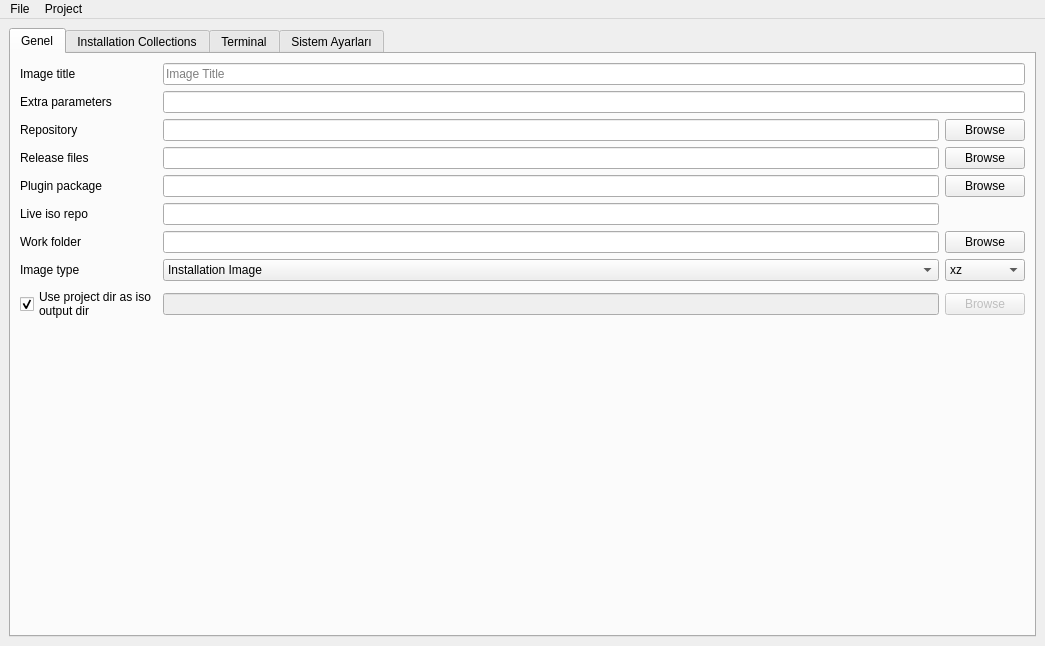
<?xml version="1.0" encoding="UTF-8"?>
<ui version="4.0">
 <class>MainWindow</class>
 <widget class="QMainWindow" name="MainWindow">
  <property name="geometry">
   <rect>
    <x>0</x>
    <y>0</y>
    <width>1045</width>
    <height>646</height>
   </rect>
  </property>
  <property name="windowTitle">
   <string>Pisi Iso Creator</string>
  </property>
  <property name="windowIcon">
   <iconset resource="raw.qrc">
    <normaloff>:/raw/pics/pisi-logo-magenta64x64.png</normaloff>:/raw/pics/pisi-logo-magenta64x64.png</iconset>
  </property>
  <widget class="QWidget" name="centralwidget">
   <layout class="QGridLayout" name="gridLayout_5">
    <item row="0" column="0">
     <widget class="QTabWidget" name="tabWidget">
      <property name="currentIndex">
       <number>0</number>
      </property>
      <widget class="QWidget" name="tab">
       <attribute name="title">
        <string>Genel</string>
       </attribute>
       <layout class="QGridLayout" name="gridLayout_2">
        <item row="0" column="0">
         <layout class="QGridLayout" name="gridLayout">
          <item row="8" column="1" colspan="2">
           <widget class="QLineEdit" name="le_iso_output_dir">
            <property name="enabled">
             <bool>false</bool>
            </property>
            <property name="toolTip">
             <string>Path to the local directory which contains metadata about the image like the release notes, etc.</string>
            </property>
           </widget>
          </item>
          <item row="2" column="0">
           <widget class="QLabel" name="label_3">
            <property name="text">
             <string>Repository</string>
            </property>
           </widget>
          </item>
          <item row="2" column="1" colspan="2">
           <widget class="QLineEdit" name="lineRepository">
            <property name="toolTip">
             <string>Local or remote URL of the repository index from which the image will be created</string>
            </property>
           </widget>
          </item>
          <item row="1" column="0">
           <widget class="QLabel" name="label_5">
            <property name="sizePolicy">
             <sizepolicy hsizetype="Fixed" vsizetype="Preferred">
              <horstretch>0</horstretch>
              <verstretch>0</verstretch>
             </sizepolicy>
            </property>
            <property name="text">
             <string>Extra parameters</string>
            </property>
           </widget>
          </item>
          <item row="0" column="1" colspan="3">
           <widget class="QLineEdit" name="lineTitle">
            <property name="toolTip">
             <string>The title of the Pardus image</string>
            </property>
            <property name="placeholderText">
             <string>Image Title</string>
            </property>
           </widget>
          </item>
          <item row="1" column="1" colspan="3">
           <widget class="QLineEdit" name="lineParameters">
            <property name="toolTip">
             <string>Extra parameters to pass to the kernel command line during boot.</string>
            </property>
           </widget>
          </item>
          <item row="6" column="1" colspan="2">
           <widget class="QLineEdit" name="lineWorkFolder">
            <property name="toolTip">
             <string>Path to the directory where Pardusman will work and create the related files and directories</string>
            </property>
           </widget>
          </item>
          <item row="6" column="3">
           <widget class="QPushButton" name="pushBrowseWorkFolder">
            <property name="text">
             <string>Browse</string>
            </property>
           </widget>
          </item>
          <item row="4" column="0">
           <widget class="QLabel" name="label_6">
            <property name="text">
             <string>Plugin package</string>
            </property>
           </widget>
          </item>
          <item row="7" column="3">
           <widget class="QComboBox" name="comboCompression">
            <item>
             <property name="text">
              <string>xz</string>
             </property>
            </item>
            <item>
             <property name="text">
              <string>gzip</string>
             </property>
            </item>
            <item>
             <property name="text">
              <string>lzma</string>
             </property>
            </item>
            <item>
             <property name="text">
              <string>lzo</string>
             </property>
            </item>
            <item>
             <property name="text">
              <string>zstd</string>
             </property>
            </item>
           </widget>
          </item>
          <item row="3" column="3">
           <widget class="QPushButton" name="pushBrowseReleaseFiles">
            <property name="text">
             <string>Browse</string>
            </property>
           </widget>
          </item>
          <item row="5" column="0">
           <widget class="QLabel" name="label_8">
            <property name="text">
             <string>Live iso repo</string>
            </property>
           </widget>
          </item>
          <item row="3" column="1" colspan="2">
           <widget class="QLineEdit" name="lineReleaseFiles">
            <property name="toolTip">
             <string>Path to the local directory which contains metadata about the image like the release notes, etc.</string>
            </property>
           </widget>
          </item>
          <item row="7" column="0">
           <widget class="QLabel" name="label_7">
            <property name="text">
             <string>Image type</string>
            </property>
           </widget>
          </item>
          <item row="8" column="0">
           <widget class="QCheckBox" name="check_use_project_dir">
            <property name="text">
             <string>Use project dir as iso
output dir</string>
            </property>
            <property name="checked">
             <bool>true</bool>
            </property>
           </widget>
          </item>
          <item row="6" column="0">
           <widget class="QLabel" name="label_2">
            <property name="text">
             <string>Work folder</string>
            </property>
           </widget>
          </item>
          <item row="8" column="3">
           <widget class="QPushButton" name="btn_browse_iso_output_dir">
            <property name="enabled">
             <bool>false</bool>
            </property>
            <property name="text">
             <string>Browse</string>
            </property>
           </widget>
          </item>
          <item row="3" column="0">
           <widget class="QLabel" name="label_4">
            <property name="text">
             <string>Release files</string>
            </property>
           </widget>
          </item>
          <item row="5" column="1" colspan="2">
           <widget class="QLineEdit" name="lineLiveIsoRepo">
            <property name="text">
             <string/>
            </property>
            <property name="placeholderText">
             <string/>
            </property>
           </widget>
          </item>
          <item row="4" column="3">
           <widget class="QPushButton" name="pushBrowsePluginPackage">
            <property name="text">
             <string>Browse</string>
            </property>
           </widget>
          </item>
          <item row="4" column="1" colspan="2">
           <widget class="QLineEdit" name="linePluginPackage"/>
          </item>
          <item row="2" column="3">
           <widget class="QPushButton" name="pushBrowseRepository">
            <property name="sizePolicy">
             <sizepolicy hsizetype="Fixed" vsizetype="Fixed">
              <horstretch>0</horstretch>
              <verstretch>0</verstretch>
             </sizepolicy>
            </property>
            <property name="text">
             <string>Browse</string>
            </property>
           </widget>
          </item>
          <item row="7" column="1" colspan="2">
           <widget class="QComboBox" name="comboType">
            <item>
             <property name="text">
              <string>Installation Image</string>
             </property>
            </item>
            <item>
             <property name="text">
              <string>Live Image</string>
             </property>
            </item>
           </widget>
          </item>
          <item row="0" column="0">
           <widget class="QLabel" name="label">
            <property name="text">
             <string>Image title</string>
            </property>
           </widget>
          </item>
         </layout>
        </item>
        <item row="1" column="0">
         <spacer name="verticalSpacer">
          <property name="sizeHint" stdset="0">
           <size>
            <width>20</width>
            <height>40</height>
           </size>
          </property>
         </spacer>
        </item>
       </layout>
      </widget>
      <widget class="QWidget" name="tab_2">
       <attribute name="title">
        <string>Installation Collections</string>
       </attribute>
       <layout class="QGridLayout" name="gridLayout_3">
        <item row="0" column="1">
         <widget class="QPushButton" name="pushAddCollection">
          <property name="text">
           <string>Add</string>
          </property>
         </widget>
        </item>
        <item row="1" column="1">
         <widget class="QPushButton" name="pushModifyCollection">
          <property name="text">
           <string>Modify</string>
          </property>
         </widget>
        </item>
        <item row="2" column="1">
         <widget class="QPushButton" name="pushRemoveCollection">
          <property name="text">
           <string>Remove</string>
          </property>
         </widget>
        </item>
        <item row="3" column="1">
         <widget class="QPushButton" name="pushSetDefaultCollection">
          <property name="enabled">
           <bool>true</bool>
          </property>
          <property name="text">
           <string>Set as Default</string>
          </property>
          <property name="checkable">
           <bool>true</bool>
          </property>
          <property name="checked">
           <bool>true</bool>
          </property>
         </widget>
        </item>
        <item row="4" column="1">
         <widget class="QCheckBox" name="checkCollection">
          <property name="text">
           <string>Collection Base</string>
          </property>
         </widget>
        </item>
        <item row="5" column="1">
         <spacer name="verticalSpacer_2">
          <property name="sizeHint" stdset="0">
           <size>
            <width>20</width>
            <height>416</height>
           </size>
          </property>
         </spacer>
        </item>
        <item row="0" column="0" rowspan="6">
         <widget class="QListWidget" name="listPackageCollection"/>
        </item>
       </layout>
      </widget>
      <widget class="QWidget" name="tab_3">
       <attribute name="title">
        <string>Terminal</string>
       </attribute>
       <layout class="QGridLayout" name="gridLayout_6">
        <item row="0" column="0">
         <layout class="QVBoxLayout" name="terminalLayout"/>
        </item>
       </layout>
      </widget>
      <widget class="QWidget" name="tab_4">
       <property name="enabled">
        <bool>true</bool>
       </property>
       <property name="minimumSize">
        <size>
         <width>873</width>
         <height>0</height>
        </size>
       </property>
       <attribute name="title">
        <string>Sistem Ayarları</string>
       </attribute>
       <layout class="QGridLayout" name="gridLayout_7">
        <item row="0" column="0">
         <widget class="QTabWidget" name="tabWidget_2">
          <property name="currentIndex">
           <number>0</number>
          </property>
          <widget class="QWidget" name="tab_5">
           <attribute name="title">
            <string>lsb-release</string>
           </attribute>
           <layout class="QHBoxLayout" name="horizontalLayout">
            <item>
             <widget class="QPlainTextEdit" name="lineLsbReleaseEdit">
              <property name="autoFillBackground">
               <bool>false</bool>
              </property>
              <property name="styleSheet">
               <string notr="true">background: #E6D5B8;</string>
              </property>
             </widget>
            </item>
           </layout>
          </widget>
          <widget class="QWidget" name="tab_6">
           <attribute name="title">
            <string>os-release</string>
           </attribute>
           <layout class="QHBoxLayout" name="horizontalLayout_2">
            <item>
             <widget class="QPlainTextEdit" name="lineOsReleaseEdit">
              <property name="styleSheet">
               <string notr="true">background: #E6D5B8;</string>
              </property>
             </widget>
            </item>
           </layout>
          </widget>
          <widget class="QWidget" name="tab_7">
           <attribute name="title">
            <string>pisilinux-release</string>
           </attribute>
           <layout class="QHBoxLayout" name="horizontalLayout_3">
            <item>
             <widget class="QPlainTextEdit" name="linePisilinuxRelease">
              <property name="styleSheet">
               <string notr="true">background:#E6D5B8</string>
              </property>
             </widget>
            </item>
           </layout>
          </widget>
         </widget>
        </item>
        <item row="1" column="0">
         <widget class="QPushButton" name="releaseSave">
          <property name="text">
           <string>Tüm Değişiklileri Kaydet</string>
          </property>
         </widget>
        </item>
       </layout>
      </widget>
     </widget>
    </item>
   </layout>
  </widget>
  <widget class="QMenuBar" name="menubar">
   <property name="geometry">
    <rect>
     <x>0</x>
     <y>0</y>
     <width>1045</width>
     <height>20</height>
    </rect>
   </property>
   <widget class="QMenu" name="menuFile">
    <property name="title">
     <string>File</string>
    </property>
    <addaction name="actionNew"/>
    <addaction name="actionOpen"/>
    <addaction name="separator"/>
    <addaction name="actionSave"/>
    <addaction name="actionSaveAs"/>
    <addaction name="separator"/>
    <addaction name="actionExit"/>
   </widget>
   <widget class="QMenu" name="menuProject">
    <property name="title">
     <string>Project</string>
    </property>
    <widget class="QMenu" name="menuCommands">
     <property name="title">
      <string>Commands</string>
     </property>
     <addaction name="actionMake_Repo"/>
     <addaction name="separator"/>
     <addaction name="actionMake_Live"/>
     <addaction name="actionPack_Live"/>
     <addaction name="separator"/>
     <addaction name="actionMake_Iso"/>
    </widget>
    <widget class="QMenu" name="menuMissing_Packages">
     <property name="title">
      <string>Missing Packages</string>
     </property>
     <addaction name="actionCheck_Repo"/>
     <addaction name="actionRemoveMissingPackages"/>
    </widget>
    <addaction name="actionUpdateRepo"/>
    <addaction name="separator"/>
    <addaction name="actionPackages"/>
    <addaction name="actionInstallationImagePackages"/>
    <addaction name="actionLanguages"/>
    <addaction name="separator"/>
    <addaction name="actionMakeImage"/>
    <addaction name="menuCommands"/>
    <addaction name="menuMissing_Packages"/>
   </widget>
   <addaction name="menuFile"/>
   <addaction name="menuProject"/>
  </widget>
  <action name="actionNew">
   <property name="icon">
    <iconset resource="raw.qrc">
     <normaloff>:/raw/pics/document-new.png</normaloff>:/raw/pics/document-new.png</iconset>
   </property>
   <property name="text">
    <string>New</string>
   </property>
  </action>
  <action name="actionOpen">
   <property name="icon">
    <iconset resource="raw.qrc">
     <normaloff>:/raw/pics/document-open.png</normaloff>:/raw/pics/document-open.png</iconset>
   </property>
   <property name="text">
    <string>Open...</string>
   </property>
   <property name="shortcut">
    <string>Ctrl+O</string>
   </property>
  </action>
  <action name="actionSave">
   <property name="icon">
    <iconset resource="raw.qrc">
     <normaloff>:/raw/pics/document-save.png</normaloff>:/raw/pics/document-save.png</iconset>
   </property>
   <property name="text">
    <string>Save</string>
   </property>
  </action>
  <action name="actionSaveAs">
   <property name="icon">
    <iconset resource="raw.qrc">
     <normaloff>:/raw/pics/document-save-as.png</normaloff>:/raw/pics/document-save-as.png</iconset>
   </property>
   <property name="text">
    <string>Save As...</string>
   </property>
  </action>
  <action name="actionExit">
   <property name="icon">
    <iconset resource="raw.qrc">
     <normaloff>:/raw/pics/application-exit.png</normaloff>:/raw/pics/application-exit.png</iconset>
   </property>
   <property name="text">
    <string>Exit</string>
   </property>
  </action>
  <action name="actionUpdateRepo">
   <property name="icon">
    <iconset resource="raw.qrc">
     <normaloff>:/raw/pics/view-refresh.png</normaloff>:/raw/pics/view-refresh.png</iconset>
   </property>
   <property name="text">
    <string>Update Repo</string>
   </property>
   <property name="shortcut">
    <string>F5</string>
   </property>
  </action>
  <action name="actionPackages">
   <property name="icon">
    <iconset resource="raw.qrc">
     <normaloff>:/raw/pics/applications-other.png</normaloff>:/raw/pics/applications-other.png</iconset>
   </property>
   <property name="text">
    <string>Packages...</string>
   </property>
  </action>
  <action name="actionInstallationImagePackages">
   <property name="icon">
    <iconset resource="raw.qrc">
     <normaloff>:/raw/pics/applications-other.png</normaloff>:/raw/pics/applications-other.png</iconset>
   </property>
   <property name="text">
    <string>Installation Image Packages...</string>
   </property>
  </action>
  <action name="actionLanguages">
   <property name="icon">
    <iconset resource="raw.qrc">
     <normaloff>:/raw/pics/applications-education-language.png</normaloff>:/raw/pics/applications-education-language.png</iconset>
   </property>
   <property name="text">
    <string>Languages...</string>
   </property>
  </action>
  <action name="actionMakeImage">
   <property name="icon">
    <iconset resource="raw.qrc">
     <normaloff>:/raw/pics/media-optical.png</normaloff>:/raw/pics/media-optical.png</iconset>
   </property>
   <property name="text">
    <string>Make Image</string>
   </property>
   <property name="shortcut">
    <string>Ctrl+R</string>
   </property>
  </action>
  <action name="actionMake_Repo">
   <property name="text">
    <string>Make Repo</string>
   </property>
  </action>
  <action name="actionCheck_Repo">
   <property name="text">
    <string>Check Repo</string>
   </property>
  </action>
  <action name="actionMake_Live">
   <property name="text">
    <string>Make Live</string>
   </property>
  </action>
  <action name="actionPack_Live">
   <property name="text">
    <string>Pack Live</string>
   </property>
  </action>
  <action name="actionMake_Iso">
   <property name="text">
    <string>Make Iso</string>
   </property>
   <property name="shortcut">
    <string>Ctrl+Shift+C</string>
   </property>
  </action>
  <action name="actionCheck">
   <property name="text">
    <string>Check</string>
   </property>
  </action>
  <action name="actionRemoveMissingPackages">
   <property name="text">
    <string>Remove Missing Packages</string>
   </property>
  </action>
 </widget>
 <tabstops>
  <tabstop>lineTitle</tabstop>
  <tabstop>lineParameters</tabstop>
  <tabstop>lineRepository</tabstop>
  <tabstop>lineReleaseFiles</tabstop>
  <tabstop>linePluginPackage</tabstop>
  <tabstop>lineWorkFolder</tabstop>
  <tabstop>comboType</tabstop>
  <tabstop>pushBrowseRepository</tabstop>
  <tabstop>pushBrowseReleaseFiles</tabstop>
  <tabstop>pushBrowsePluginPackage</tabstop>
  <tabstop>pushBrowseWorkFolder</tabstop>
  <tabstop>comboCompression</tabstop>
 </tabstops>
 <resources>
  <include location="raw.qrc"/>
 </resources>
 <connections>
  <connection>
   <sender>check_use_project_dir</sender>
   <signal>toggled(bool)</signal>
   <receiver>btn_browse_iso_output_dir</receiver>
   <slot>setDisabled(bool)</slot>
   <hints>
    <hint type="sourcelabel">
     <x>134</x>
     <y>332</y>
    </hint>
    <hint type="destinationlabel">
     <x>1023</x>
     <y>326</y>
    </hint>
   </hints>
  </connection>
  <connection>
   <sender>check_use_project_dir</sender>
   <signal>toggled(bool)</signal>
   <receiver>le_iso_output_dir</receiver>
   <slot>setDisabled(bool)</slot>
   <hints>
    <hint type="sourcelabel">
     <x>95</x>
     <y>332</y>
    </hint>
    <hint type="destinationlabel">
     <x>420</x>
     <y>326</y>
    </hint>
   </hints>
  </connection>
  <connection>
   <sender>releaseSave</sender>
   <signal>clicked()</signal>
   <receiver>releaseSave</receiver>
   <slot>deleteLater()</slot>
   <hints>
    <hint type="sourcelabel">
     <x>522</x>
     <y>603</y>
    </hint>
    <hint type="destinationlabel">
     <x>522</x>
     <y>603</y>
    </hint>
   </hints>
  </connection>
 </connections>
</ui>
